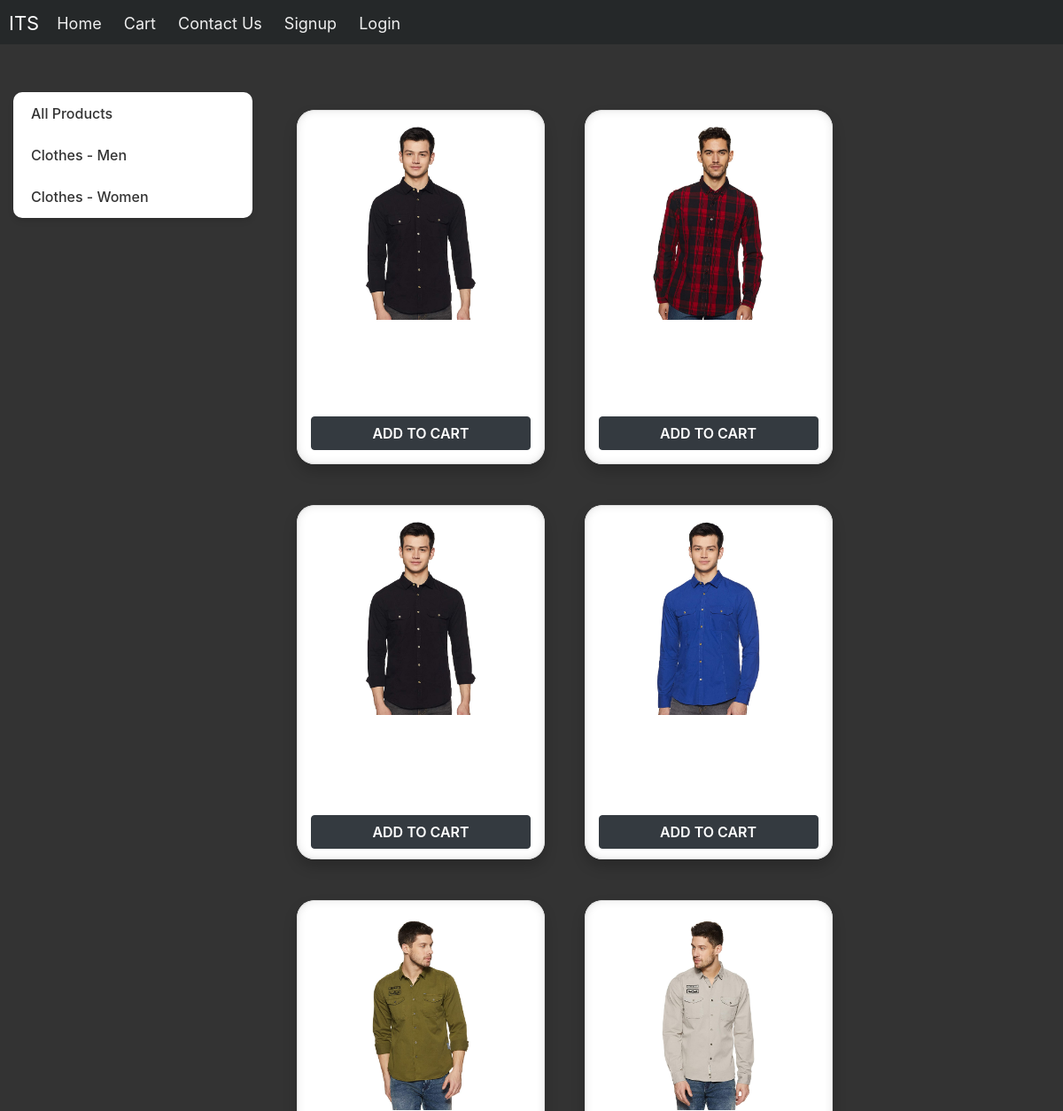
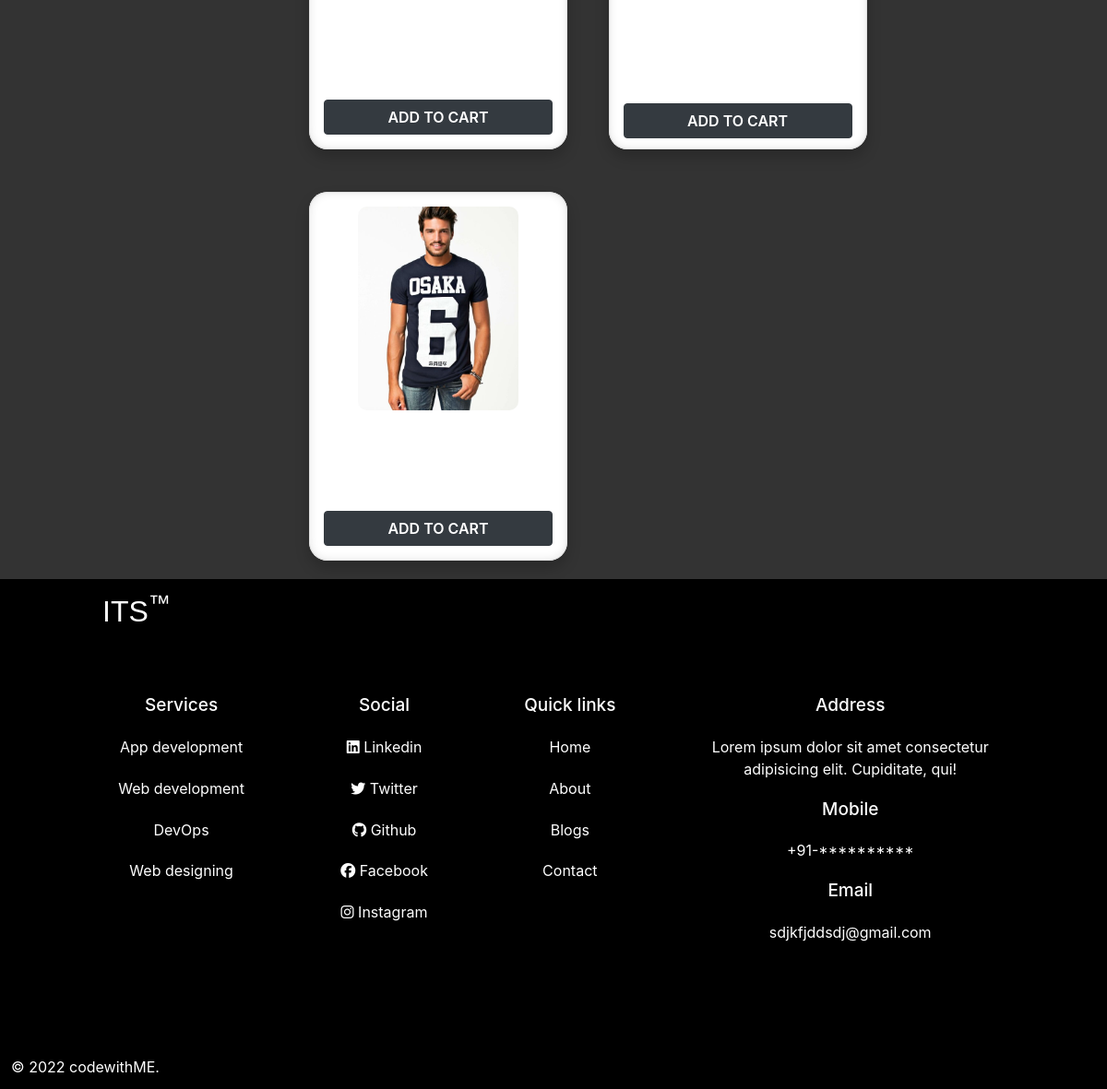
/store?category=1, run on the app's committed database (2 pictures, top to bottom).
### store/models/category.py (models this page shows, shortened)
class Category(models.Model):
    name = models.CharField(max_length=20)
    @staticmethod
    def get_all_categories():
        return Category.objects.all()

### store/models/product.py (models this page shows, shortened)
class Product(models.Model):
    name = models.CharField(max_length=50)
    price = models.IntegerField(default=0)
    category = models.ForeignKey(Category, on_delete=models.CASCADE, default=1)
    description = models.CharField(max_length=200, default='' , null=True , blank=True)
    image = models.ImageField(upload_to='uploads/products/')
    @staticmethod
    def get_all_products_by_categoryid(category_id):
        if category_id:
            return Product.objects.filter(category = category_id)
        else:
            return Product.get_all_products();

### store/views/home.py (the view)
# urls.py: path('' , include('store.urls'))
def store(request):
    cart = request.session.get('cart')
    if not cart:
        request.session['cart'] = {}
    products = None
    categories = Category.get_all_categories()
    categoryID = request.GET.get('category')
    if categoryID:
        products = Product.get_all_products_by_categoryid(categoryID)
    else:
        products = Product.get_all_products();
    data = {}
    data['products'] = products
    data['categories'] = categories
    print('you are : ', request.session.get('email'))
    return render(request, 'index.html', data)

### store/templatetags/cart.py (called while the page is built)
@register.filter(name='is_in_cart')
def is_in_cart(product  , cart):
    keys = cart.keys()
    for id in keys:
        if int(id) == product.id:
            return True
    return False;

### store/templates/index.html (shortened to what this page needs)
{% extends 'base.html' %} {% block content %} {% load cart %} {% load
custom_filter %}
<div class="container-fluid mt-custom">
  <div class="row">
    <div class="col-lg-3 mx-auto">
      <div class="list-group">
        <a href="/" class="list-group-item">All Products</a>
        {% for category in categories %}
        <a href="/?category={{ category.id }}" class="list-group-item"
          >{{ category.name }}</a
        >
        {% endfor %}
      </div>
    </div>
    <div id="products" class="col-lg-9 mx-auto">
      {% for product in products %}
      <div class="cardBox">
        <div class="card" id="{{ product.id }}">
          <img
            class="card-img-top"
            src="{{ product.image.url }}"
            alt="{{ product.name }}"
          />
          <div class="card-footer">
            {% if product|is_in_cart:request.session.cart %}
            <div class="row no-gutters">
              <form action="/#{{ product.id }}" class="col-2" method="post">
                {% csrf_token %}
                <input
                  hidden
                  type="text"
                  name="product"
                  value="{{ product.id }}"
                />
                <input hidden type="text" name="remove" value="True" />
                <input type="submit" value=" - " class="btn btn-light" />
              </form>
              <div class="col text-center">
                {{ product|cart_quantity:request.session.cart }} in Cart
              </div>
              <form action="/#{{ product.id }}" class="col-2" method="post">
                {% csrf_token %}
                <input
                  hidden
                  type="text"
                  name="product"
                  value="{{ product.id }}"
                />
                <input type="submit" value=" + " class="btn btn-light" />
              </form>
            </div>
            {% else %}
            <form action="/#{{ product.id }}" method="POST">
              <input
                type="submit"
                class="btn btn-dark w-100"
                value="Add To Cart"
              />
            </form>
            {% endif %}
          </div>
        </div>
      </div>
      {% endfor %}
    </div>
  </div>
</div>
{% endblock %}

### store/templates/base.html (style rules this page uses)
* { margin:0px; padding:0px; box-sizing: border-box; }
html { height: 100%; width: 100%; }

### store/templates/index.html (style rules this page uses)
.mt-custom { margin-top: 5rem; }
.list-group { border-radius: 10px; overflow: hidden; box-shadow: 0 4px 6px rgba(0, 0, 0, 0.1); }
.list-group-item { background-color: #fff; border: none; color: #333; font-weight: 500; transition: background-color 0.3s ease, color 0.3s ease; }
.cardBox { width: 280px; height: 400px; position: relative; display: inline-block; margin: 20px; border-radius: 20px; overflow: hidden; box-shadow: 0 8px 15px rgba(0, 0, 0, 0.2); background: linear-gradient(145deg, #ffffff, #f0f0f0); transition: transform 0.3s ease-in-out, box-shadow 0.3s ease-in-out; }
.card { width: 100%; height: 100%; text-align: center; padding: 15px; display: flex; flex-direction: column; justify-content: space-between; border-radius: 20px; background: white; box-shadow: inset 0 0 10px rgba(0, 0, 0, 0.1); }
.card img { width: 70%; height: 60%; margin: 0 auto; border-radius: 10px; }
.card-footer { background: none; padding: 0; border-top: none; }
.card-footer form { margin: 0 auto; }
.btn { font-weight: 600; text-transform: uppercase; }
.container-fluid { display: flex; flex-wrap: wrap; justify-content: center; gap: 20px; }

### data on the page
Category: name "Clothes - Men"
Category: name "Clothes - Women"
Product: image (picture)
Product: image (picture)
Product: image (picture)
Product: image (picture)
Product: image (picture)
Product: image (picture)
Product: image (picture)
